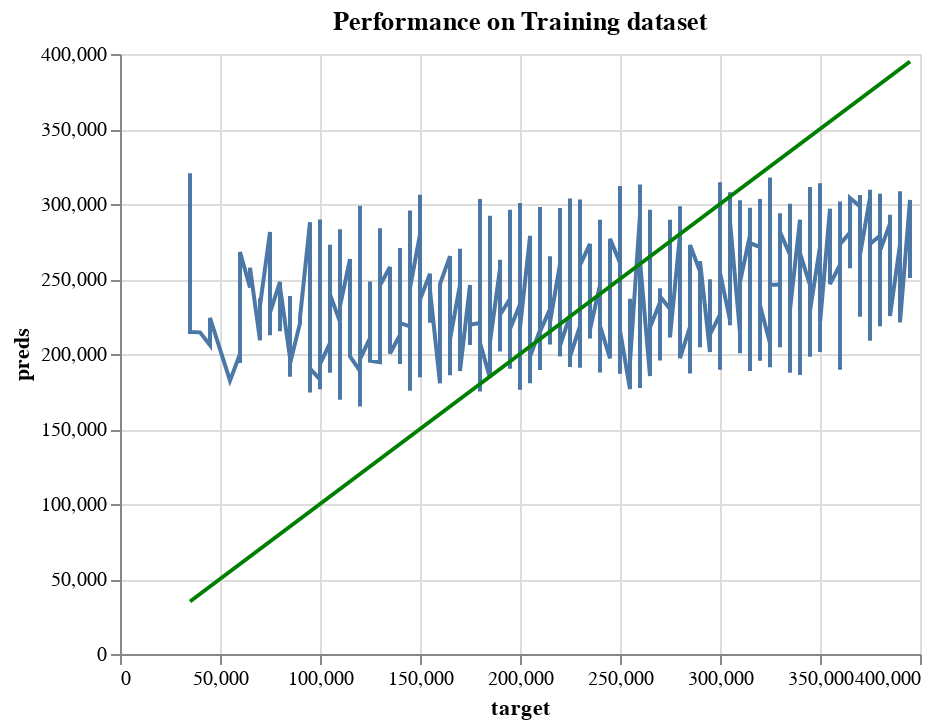

The notebook cell this image was saved under:
### Code cell
# Graphic depiction of model's performance on Training dataset

perfect_test = alt.Chart(pd.DataFrame({'target': y_train, 'preds': y_train})).mark_line(color='green').encode(
    x='target',
    y='preds'
)

pred_chart_test = alt.Chart(pd.DataFrame({'target': y_train, 'preds': y_train_preds})).mark_line().encode(
    x='target',
    y='preds'
  )

combined_chart = (pred_chart_test + perfect_test).properties(
    title='Performance on Training dataset'
)

combined_chart

### Figure 1 — Vega-Lite specification as saved in the notebook (floating-point values rounded to 4 significant figures; data arrays with more than 128 entries replaced by an {"elided": "..."} marker saying what was removed)
{"config": {"view": {"continuousWidth": 400, "continuousHeight": 300}}, "layer": [{"data": {"name": "data-823a0741f80eb0ab85f3230e721e7adc"}, "mark": "line", "encoding": {"x": {"field": "target", "type": "quantitative"}, "y": {"field": "preds", "type": "quantitative"}}}, {"data": {"name": "data-b48064efce58eea531c644e64e3fbcca"}, "mark": {"type": "line", "color": "green"}, "encoding": {"x": {"field": "target", "type": "quantitative"}, "y": {"field": "preds", "type": "quantitative"}}}], "title": "Performance on Training dataset", "$schema": "https://vega.github.io/schema/vega-lite/v4.17.0.json", "datasets": {"data-823a0741f80eb0ab85f3230e721e7adc": {"elided": "1402 records"}, "data-b48064efce58eea531c644e64e3fbcca": {"elided": "1402 records"}}}
